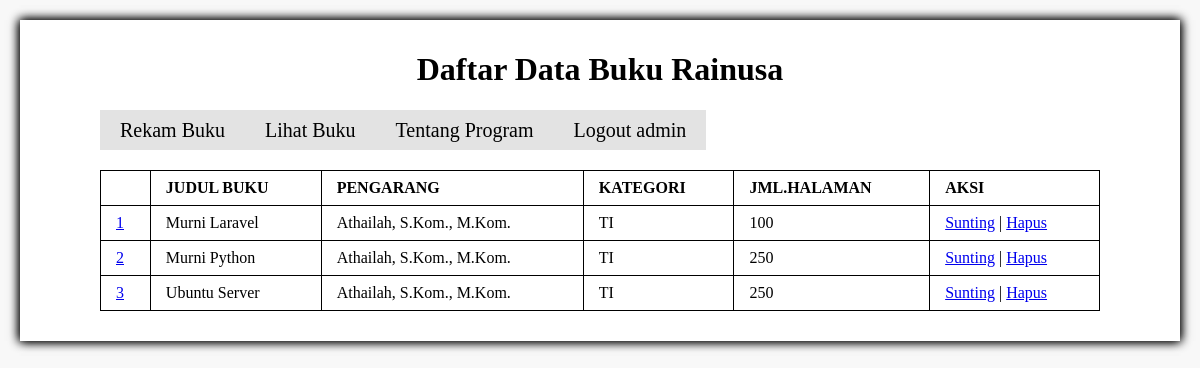
The app's page /project_akhir/lihat.php (signed in) with its own data.
### tables this page shows
CREATE TABLE `users` (
  `id` int(11) NOT NULL AUTO_INCREMENT,
  `username` varchar(30) NOT NULL,
  `password` varchar(255) NOT NULL,
  `rule` varchar(20) NOT NULL,
  PRIMARY KEY (`id`)
);

CREATE TABLE `buku` (
  `id` int(11) NOT NULL AUTO_INCREMENT,
  `judul` varchar(100) NOT NULL,
  `pengarang` varchar(100) NOT NULL,
  `jenis` varchar(100) NOT NULL,
  `jumhal` int(11) NOT NULL,
  `cover` varchar(255) DEFAULT NULL,
  PRIMARY KEY (`id`)
);

### project_akhir/lihat.php (the view, shortened to what this page needs)
<!DOCTYPE html>
<html lang="en">
<head>
    <link rel="stylesheet" href="style.css">
</head>
<body>
    <div class="container">
        <h1>Daftar Data Buku Rainusa</h1>
        <?php
            $nama = $_SESSION['name'];
            include('koneksi.php');
            $sql = "SELECT rule FROM users WHERE username='$nama'";
            $hasil_query = mysqli_query($konek, $sql);
            if(!$hasil_query){
                die("Query gagal dijalankan: ".mysqli_errno($konek)." - ".mysqli_error($konek));
            }else{
                while ($data = mysqli_fetch_assoc($hasil_query)){
                    if($data['rule'] == 'admin'){
                        include('menu.php');
                    }elseif($data['rule'] == 'staff'){
                        include('menu_staff.php');
                    }else{
                        include('menu_kasir.php');
                    }
                }
            }
        ?>
        <table>
            <th>
                <td><strong>JUDUL BUKU</strong></td>
                <td><strong>PENGARANG</strong></td>
                <td><strong>KATEGORI</strong></td>
                <td><strong>JML.HALAMAN</strong></td>
                <td><strong>AKSI</strong></td>
            </th>
            <?php
                $query = "SELECT * FROM buku";
                $hasil_query = mysqli_query($konek, $query);
                while($data = mysqli_fetch_assoc($hasil_query)){
                    echo "<tr>";
                    echo "<td><a href='detail.php?id=$data[id]'>$data[id]</a></td>";
                    echo "<td>$data[judul]</td>";
                    echo "<td>$data[pengarang]</td>";
                    echo "<td>$data[jenis]</td>";
                    echo "<td>$data[jumhal]</td>";
                    echo "<td>
                            <a href='edit.php?id=$data[id]'>Sunting</a> |
                            <a href='delete.php?id=$data[id]'>Hapus</a>
                          </td>";
                };
            ?>
        </table>
    </div>
</body>
</html>

### project_akhir/menu.php
<nav>
    <ul>
        <li><a href="index.php">Rekam Buku</a></li>
        <li><a href="lihat.php">Lihat Buku</a></li>
        <li><a href="tentang.php">Tentang Program</a></li>
        <li><a href="Logout.php">Logout <?php echo $_SESSION['name']; ?></a></li>
    </ul>
</nav>

### project_akhir/style.css (style rules this page uses)
body { background-color: #F8F8F8; }
div.container { width: 350px; padding: 10px 80px 30px; background-color: white; margin: 20px auto; box-shadow: 1px 0px 10px, -1px 0px 10px ; }
h1 { text-align: center; font-family: Cambria, "Times New Roman", serif; }
ul { padding: 0; margin: 20px 0; list-style:none; overflow:hidden; }
nav li a { float: left; background-color: #E3E3E3; color: black; text-decoration: none; font-size: 20px; height:30px; line-height: 30px; padding: 5px 20px }
table { border-collapse:collapse; border-spacing:0; border:1px black solid; width:100% }
th, td { padding:8px 15px; border: 1px black solid; }

### project_akhir/lihat.php (style rules this page uses)
div.container { width: 1000px; padding: 10px 80px 30px; background-color: white; margin: 20px auto; box-shadow: 1px 0px 10px, -1px 0px 10px ; }

### records on screen
buku: id "1", judul "Murni Laravel", pengarang "Athailah, S.Kom., M.Kom.", jenis "TI", jumhal "100"
buku: id "2", judul "Murni Python", pengarang "Athailah, S.Kom., M.Kom.", jenis "TI", jumhal "250"
buku: id "3", judul "Ubuntu Server", pengarang "Athailah, S.Kom., M.Kom.", jenis "TI", jumhal "250"
